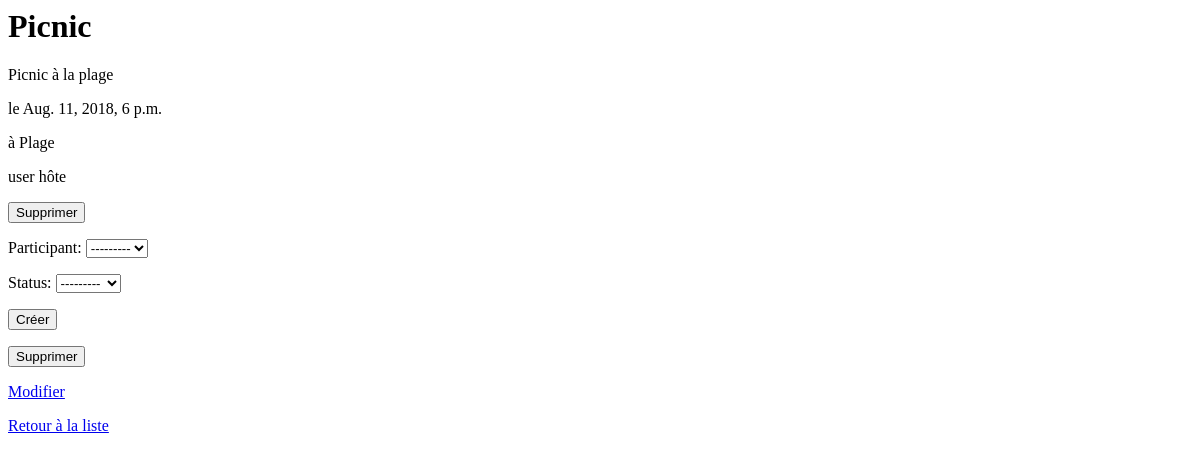
The app's page /agenda/5/details/ with its own data.
### personal_calendar/models.py (models this page shows, shortened)
class Evenement(models.Model):
    nom = models.CharField(max_length=250, unique=True)
    description = models.TextField()
    participants = models.ManyToManyField(User, through="Evenement_Participant")
    date = models.DateTimeField()
    lieu = models.TextField()
    def delete_url(self):
        return "/agenda/%s/delete/" % self.id

class Evenement_Participant(models.Model):
    evenement = models.ForeignKey(Evenement)
    participant = models.ForeignKey(User)
    status_choices = (
        (0, "hôte"),
        (1, "invité"),
        (2, "désisté")
    )
    status = models.IntegerField(choices=status_choices)
    def delete_url(self):
        return "/agenda/%i/participant/%i/delete/" % (self.evenement.id, self.participant.id)
    class Meta:
        unique_together = ("evenement", "participant")

### personal_calendar/views.py (the view, shortened to what this page needs)
# urls.py: url(r'^(\d+)/details/$', views.event_details, name="event_details"),
def event_details(request, id):
    event = Evenement.objects.get(pk=id)
    if request.method == "POST":
        form = Evenement_ParticipantForm(request.POST)
        if form.is_valid():
            form.save()
            if request.is_ajax():
                delete_form = render_to_string(
                    'blocks/delete_form.html',
                    {'delete_url': form.instance.delete_url()},
                    request
                )
                data = {
                    'participant': form.instance.participant.username,
                    'get_status_display': form.instance.get_status_display(),
                    'delete_form': delete_form
                }
                form = Evenement_ParticipantForm(initial={'evenement':event})
                participants = [user.pk for user in event.participants.all()]
                form.fields['participant'].queryset=User.objects.exclude(
                    pk__in=participants
                 )
                form.fields['evenement'].widget = HiddenInput()
                participant_form = render_to_string(
                    'blocks/participant_form.html',
                    {'form':form},
                    request
                )
                data['participant_form'] = participant_form
                return JsonResponse(data)
            return HttpResponseRedirect('/agenda/%s/details/' % id)
    else:
        form = Evenement_ParticipantForm(initial={'evenement':event})
        participants = [user.pk for user in event.participants.all()]
        form.fields['participant'].queryset=User.objects.exclude(
            pk__in=participants
        )
        form.fields['evenement'].widget = HiddenInput()
    return render(request, 'event/details.html', {
        'event':event,
        'form':form
    })

### personal_calendar/forms.py
class Evenement_ParticipantForm(ModelForm):
    class Meta:
        model = Evenement_Participant
        exclude = []

### personal_calendar/templates/event/details.html (shortened to what this page needs)
{% extends "base.html" %}
{% block content %}
    <h1>{{ event.nom }}</h1>
    <p>{{ event.description }}</p>
    <p>le {{ event.date }}</p>
    <p>à {{ event.lieu }}</p>
    <p id="participants">
        {% for ev_par in event.evenement_participant_set.all %}
            <p>
                {{ ev_par.participant }} {{ ev_par.get_status_display }}
                {% with delete_url=ev_par.delete_url %}
                    {% include "blocks/delete_form.html" %}
                {% endwith %}
            </p>
        {% endfor %}
    </p>
    {% include "blocks/participant_form.html" %}
    {% with delete_url=event.delete_url %}
        {% include "blocks/delete_form.html" %}
    {% endwith %}
    <a href="{% url 'update_event' event.id %}">Modifier</a>
    <p><a href="{% url 'list_event' %}">Retour à la liste</a></p>
{% endblock content %}

### personal_calendar/templates/blocks/delete_form.html (shortened to what this page needs)
<form action="{{ delete_url }}" method="POST" class="delete">
    <input
        type="submit"
        value="Supprimer"
        onclick="return confirm('Voulez-vous vraiment supprimer cet élément ?')"
    />
</form>

### records on screen
Evenement: nom "Picnic", description "Picnic à la plage", date "Aug. 11, 2018, 6 p.m.", lieu "Plage"
Evenement_Participant: participant "user", status "hôte"
